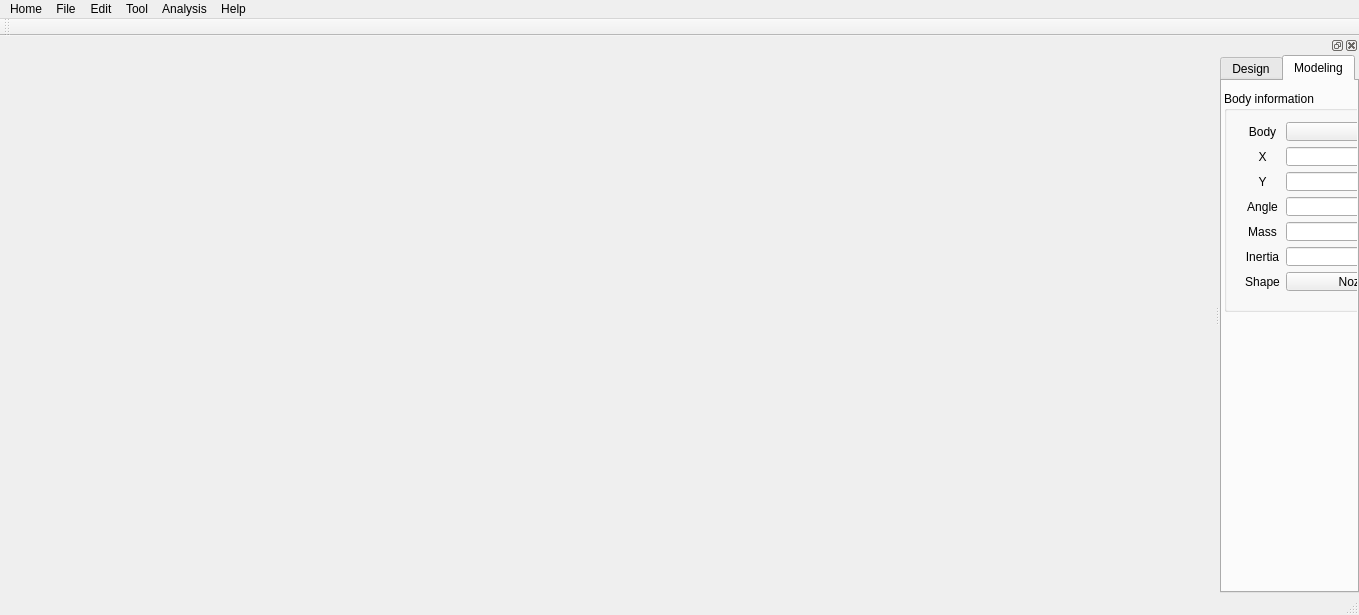
<?xml version="1.0" encoding="UTF-8"?>
<ui version="4.0">
 <class>DMotionClass</class>
 <widget class="QMainWindow" name="DMotionClass">
  <property name="geometry">
   <rect>
    <x>0</x>
    <y>0</y>
    <width>1359</width>
    <height>615</height>
   </rect>
  </property>
  <property name="windowTitle">
   <string>DMotion</string>
  </property>
  <widget class="QWidget" name="centralWidget"/>
  <widget class="QMenuBar" name="menuBar">
   <property name="geometry">
    <rect>
     <x>0</x>
     <y>0</y>
     <width>1359</width>
     <height>21</height>
    </rect>
   </property>
   <widget class="QMenu" name="menuHome">
    <property name="title">
     <string>Home</string>
    </property>
    <addaction name="actionAbout_DMotion"/>
    <addaction name="actionExit"/>
   </widget>
   <widget class="QMenu" name="menuFile">
    <property name="title">
     <string>File</string>
    </property>
    <addaction name="File_New"/>
    <addaction name="File_Open"/>
    <addaction name="File_Save"/>
    <addaction name="separator"/>
    <addaction name="File_Import"/>
   </widget>
   <widget class="QMenu" name="menuEdit">
    <property name="title">
     <string>Edit</string>
    </property>
    <addaction name="Edit_VelocityProfile"/>
   </widget>
   <widget class="QMenu" name="menuHelp">
    <property name="title">
     <string>Help</string>
    </property>
   </widget>
   <widget class="QMenu" name="menuAnalysis">
    <property name="title">
     <string>Analysis</string>
    </property>
    <addaction name="Analysis_dynamic"/>
   </widget>
   <widget class="QMenu" name="menuTool">
    <property name="title">
     <string>Tool</string>
    </property>
    <addaction name="Tool_Graph"/>
    <addaction name="actionResult_table"/>
   </widget>
   <addaction name="menuHome"/>
   <addaction name="menuFile"/>
   <addaction name="menuEdit"/>
   <addaction name="menuTool"/>
   <addaction name="menuAnalysis"/>
   <addaction name="menuHelp"/>
  </widget>
  <widget class="QToolBar" name="mainToolBar">
   <attribute name="toolBarArea">
    <enum>TopToolBarArea</enum>
   </attribute>
   <attribute name="toolBarBreak">
    <bool>false</bool>
   </attribute>
  </widget>
  <widget class="QStatusBar" name="statusBar"/>
  <widget class="QDockWidget" name="DW_Modeling">
   <property name="allowedAreas">
    <set>Qt::RightDockWidgetArea</set>
   </property>
   <attribute name="dockWidgetArea">
    <number>2</number>
   </attribute>
   <widget class="QWidget" name="dockWidgetContents">
    <layout class="QGridLayout" name="gridLayout">
     <property name="leftMargin">
      <number>0</number>
     </property>
     <property name="topMargin">
      <number>0</number>
     </property>
     <property name="rightMargin">
      <number>0</number>
     </property>
     <property name="bottomMargin">
      <number>0</number>
     </property>
     <property name="spacing">
      <number>0</number>
     </property>
     <item row="0" column="0">
      <widget class="QTabWidget" name="TAB_MODELING">
       <property name="currentIndex">
        <number>1</number>
       </property>
       <widget class="QWidget" name="DesignTab">
        <attribute name="title">
         <string>Design</string>
        </attribute>
        <widget class="QFrame" name="DesignTabFrame">
         <property name="geometry">
          <rect>
           <x>-1</x>
           <y>10</y>
           <width>489</width>
           <height>531</height>
          </rect>
         </property>
         <property name="frameShape">
          <enum>QFrame::NoFrame</enum>
         </property>
         <property name="frameShadow">
          <enum>QFrame::Raised</enum>
         </property>
         <property name="lineWidth">
          <number>0</number>
         </property>
         <widget class="QGroupBox" name="GB_DESIGN_VARIABLE">
          <property name="geometry">
           <rect>
            <x>2</x>
            <y>80</y>
            <width>480</width>
            <height>281</height>
           </rect>
          </property>
          <property name="title">
           <string>Design variable</string>
          </property>
          <widget class="QWidget" name="layoutWidget">
           <property name="geometry">
            <rect>
             <x>110</x>
             <y>21</y>
             <width>361</width>
             <height>16</height>
            </rect>
           </property>
           <layout class="QHBoxLayout" name="horizontalLayout">
            <item>
             <widget class="QLabel" name="L_LOWER">
              <property name="text">
               <string>Lower</string>
              </property>
              <property name="alignment">
               <set>Qt::AlignCenter</set>
              </property>
             </widget>
            </item>
            <item>
             <widget class="QLabel" name="L_Step">
              <property name="text">
               <string>Step</string>
              </property>
              <property name="alignment">
               <set>Qt::AlignCenter</set>
              </property>
             </widget>
            </item>
            <item>
             <widget class="QLabel" name="L_Upper">
              <property name="text">
               <string>Upper</string>
              </property>
              <property name="alignment">
               <set>Qt::AlignCenter</set>
              </property>
             </widget>
            </item>
           </layout>
          </widget>
          <widget class="QWidget" name="layoutWidget_2">
           <property name="geometry">
            <rect>
             <x>10</x>
             <y>45</y>
             <width>461</width>
             <height>230</height>
            </rect>
           </property>
           <layout class="QGridLayout" name="gridLayout_2">
            <item row="0" column="0">
             <widget class="QCheckBox" name="CB_HEADLINK_X">
              <property name="text">
               <string/>
              </property>
              <property name="checked">
               <bool>true</bool>
              </property>
             </widget>
            </item>
            <item row="0" column="1">
             <widget class="QLabel" name="L_HEADLINK_X">
              <property name="text">
               <string>NozzleLink(x)</string>
              </property>
             </widget>
            </item>
            <item row="0" column="2">
             <widget class="QLineEdit" name="LE_HEADLINK_LOWER_X"/>
            </item>
            <item row="0" column="3">
             <widget class="QLineEdit" name="LE_HEADLINK_STEP_X"/>
            </item>
            <item row="0" column="4">
             <widget class="QLineEdit" name="LE_HEADLINK_UPPER_X"/>
            </item>
            <item row="1" column="0">
             <widget class="QCheckBox" name="CB_HEADLINK_Y">
              <property name="text">
               <string/>
              </property>
              <property name="checked">
               <bool>true</bool>
              </property>
             </widget>
            </item>
            <item row="1" column="1">
             <widget class="QLabel" name="L_HEADLINKCAM_Y">
              <property name="text">
               <string>NozzleLink(y)</string>
              </property>
             </widget>
            </item>
            <item row="1" column="2">
             <widget class="QLineEdit" name="LE_HEADLINK_LOWER_Y"/>
            </item>
            <item row="1" column="3">
             <widget class="QLineEdit" name="LE_HEADLINK_STEP_Y"/>
            </item>
            <item row="1" column="4">
             <widget class="QLineEdit" name="LE_HEADLINK_UPPER_Y"/>
            </item>
            <item row="2" column="0">
             <widget class="QCheckBox" name="CB_LINKCAM_X">
              <property name="text">
               <string/>
              </property>
              <property name="checked">
               <bool>true</bool>
              </property>
             </widget>
            </item>
            <item row="2" column="1">
             <widget class="QLabel" name="L_LINKCAM_X">
              <property name="text">
               <string>LinkCam(x)</string>
              </property>
             </widget>
            </item>
            <item row="2" column="2">
             <widget class="QLineEdit" name="LE_LINKCAM_LOWER_X"/>
            </item>
            <item row="2" column="3">
             <widget class="QLineEdit" name="LE_LINKCAM_STEP_X"/>
            </item>
            <item row="2" column="4">
             <widget class="QLineEdit" name="LE_LINKCAM_UPPER_X"/>
            </item>
            <item row="3" column="0">
             <widget class="QCheckBox" name="CB_LINKCAM_Y">
              <property name="text">
               <string/>
              </property>
              <property name="checked">
               <bool>true</bool>
              </property>
             </widget>
            </item>
            <item row="3" column="1">
             <widget class="QLabel" name="L_LINKCAM_Y">
              <property name="text">
               <string>LinkCam(y)</string>
              </property>
             </widget>
            </item>
            <item row="3" column="2">
             <widget class="QLineEdit" name="LE_LINKCAM_LOWER_Y"/>
            </item>
            <item row="3" column="3">
             <widget class="QLineEdit" name="LE_LINKCAM_STEP_Y"/>
            </item>
            <item row="3" column="4">
             <widget class="QLineEdit" name="LE_LINKCAM_UPPER_Y"/>
            </item>
            <item row="4" column="0">
             <widget class="QCheckBox" name="CB_CAMRC_X">
              <property name="text">
               <string/>
              </property>
              <property name="checked">
               <bool>true</bool>
              </property>
             </widget>
            </item>
            <item row="4" column="1">
             <widget class="QLabel" name="L_CAMRC_X">
              <property name="text">
               <string>CamGround(x)</string>
              </property>
             </widget>
            </item>
            <item row="4" column="2">
             <widget class="QLineEdit" name="LE_CAMRC_LOWER_X"/>
            </item>
            <item row="4" column="3">
             <widget class="QLineEdit" name="LE_CAMRC_STEP_X"/>
            </item>
            <item row="4" column="4">
             <widget class="QLineEdit" name="LE_CAMRC_UPPER_X"/>
            </item>
            <item row="5" column="0">
             <widget class="QCheckBox" name="CB_CAMRC_Y">
              <property name="text">
               <string/>
              </property>
              <property name="checked">
               <bool>true</bool>
              </property>
             </widget>
            </item>
            <item row="5" column="1">
             <widget class="QLabel" name="L_CAMRC_Y">
              <property name="text">
               <string>CamGround(y)</string>
              </property>
             </widget>
            </item>
            <item row="5" column="2">
             <widget class="QLineEdit" name="LE_CAMRC_LOWER_Y"/>
            </item>
            <item row="5" column="3">
             <widget class="QLineEdit" name="LE_CAMRC_STEP_Y"/>
            </item>
            <item row="5" column="4">
             <widget class="QLineEdit" name="LE_CAMRC_UPPER_Y"/>
            </item>
            <item row="6" column="0">
             <widget class="QCheckBox" name="CB_CAMPV_X">
              <property name="text">
               <string/>
              </property>
              <property name="checked">
               <bool>true</bool>
              </property>
             </widget>
            </item>
            <item row="6" column="1">
             <widget class="QLabel" name="L_CAMPV_X">
              <property name="text">
               <string>CamArc(x)</string>
              </property>
             </widget>
            </item>
            <item row="6" column="2">
             <widget class="QLineEdit" name="LE_CAMPV_LOWER_X"/>
            </item>
            <item row="6" column="3">
             <widget class="QLineEdit" name="LE_CAMPV_STEP_X"/>
            </item>
            <item row="6" column="4">
             <widget class="QLineEdit" name="LE_CAMPV_UPPER_X"/>
            </item>
            <item row="7" column="0">
             <widget class="QCheckBox" name="CB_CAMPV_Y">
              <property name="text">
               <string/>
              </property>
              <property name="checked">
               <bool>true</bool>
              </property>
             </widget>
            </item>
            <item row="7" column="1">
             <widget class="QLabel" name="L_CAMPV_Y">
              <property name="text">
               <string>CamArc(y)</string>
              </property>
             </widget>
            </item>
            <item row="7" column="2">
             <widget class="QLineEdit" name="LE_CAMPV_LOWER_Y"/>
            </item>
            <item row="7" column="3">
             <widget class="QLineEdit" name="LE_CAMPV_STEP_Y"/>
            </item>
            <item row="7" column="4">
             <widget class="QLineEdit" name="LE_CAMPV_UPPER_Y"/>
            </item>
            <item row="8" column="0">
             <widget class="QCheckBox" name="CB_CAMANGLE">
              <property name="text">
               <string/>
              </property>
              <property name="checked">
               <bool>true</bool>
              </property>
             </widget>
            </item>
            <item row="8" column="1">
             <widget class="QLabel" name="L_CAMANGLE">
              <property name="text">
               <string>Cam angle</string>
              </property>
             </widget>
            </item>
            <item row="8" column="2">
             <widget class="QLineEdit" name="LE_CAM_ANGLE_Lower"/>
            </item>
            <item row="8" column="4">
             <widget class="QLineEdit" name="LE_CAM_ANGLE_Upper"/>
            </item>
           </layout>
          </widget>
         </widget>
         <widget class="QGroupBox" name="groupBox_5">
          <property name="geometry">
           <rect>
            <x>2</x>
            <y>0</y>
            <width>481</width>
            <height>71</height>
           </rect>
          </property>
          <property name="title">
           <string>Optimum condition</string>
          </property>
          <widget class="QPushButton" name="PB_SelectParameters">
           <property name="geometry">
            <rect>
             <x>400</x>
             <y>20</y>
             <width>75</width>
             <height>41</height>
            </rect>
           </property>
           <property name="text">
            <string>Select
 parameters</string>
           </property>
          </widget>
          <widget class="QWidget" name="layoutWidget_5">
           <property name="geometry">
            <rect>
             <x>10</x>
             <y>20</y>
             <width>384</width>
             <height>41</height>
            </rect>
           </property>
           <layout class="QVBoxLayout" name="verticalLayout">
            <item>
             <widget class="QRadioButton" name="RB_OnlyOne">
              <property name="text">
               <string>Select only one</string>
              </property>
              <property name="checked">
               <bool>true</bool>
              </property>
             </widget>
            </item>
            <item>
             <widget class="QRadioButton" name="RB_SmallerThanFirst">
              <property name="text">
               <string>Select smaller case than first</string>
              </property>
             </widget>
            </item>
           </layout>
          </widget>
         </widget>
        </widget>
       </widget>
       <widget class="QWidget" name="tab_2">
        <attribute name="title">
         <string>Modeling</string>
        </attribute>
        <widget class="QGroupBox" name="GB_BodyInformation">
         <property name="geometry">
          <rect>
           <x>2</x>
           <y>10</y>
           <width>261</width>
           <height>221</height>
          </rect>
         </property>
         <property name="title">
          <string>Body information</string>
         </property>
         <widget class="QWidget" name="">
          <property name="geometry">
           <rect>
            <x>10</x>
            <y>20</y>
            <width>241</width>
            <height>191</height>
           </rect>
          </property>
          <layout class="QGridLayout" name="gridLayout_3">
           <item row="0" column="0">
            <widget class="QLabel" name="L_Body">
             <property name="text">
              <string>Body</string>
             </property>
             <property name="alignment">
              <set>Qt::AlignCenter</set>
             </property>
            </widget>
           </item>
           <item row="0" column="1">
            <widget class="QComboBox" name="CB_Body"/>
           </item>
           <item row="1" column="0">
            <widget class="QLabel" name="L_X">
             <property name="text">
              <string>X</string>
             </property>
             <property name="alignment">
              <set>Qt::AlignCenter</set>
             </property>
            </widget>
           </item>
           <item row="1" column="1">
            <widget class="QLineEdit" name="LE_X"/>
           </item>
           <item row="2" column="0">
            <widget class="QLabel" name="L_Y">
             <property name="text">
              <string>Y</string>
             </property>
             <property name="alignment">
              <set>Qt::AlignCenter</set>
             </property>
            </widget>
           </item>
           <item row="2" column="1">
            <widget class="QLineEdit" name="LE_Y"/>
           </item>
           <item row="3" column="0">
            <widget class="QLabel" name="L_Angle">
             <property name="text">
              <string>Angle</string>
             </property>
             <property name="alignment">
              <set>Qt::AlignCenter</set>
             </property>
            </widget>
           </item>
           <item row="3" column="1">
            <widget class="QLineEdit" name="LE_Angle"/>
           </item>
           <item row="4" column="0">
            <widget class="QLabel" name="L_Mass">
             <property name="text">
              <string>Mass</string>
             </property>
             <property name="alignment">
              <set>Qt::AlignCenter</set>
             </property>
            </widget>
           </item>
           <item row="4" column="1">
            <widget class="QLineEdit" name="LE_Mass"/>
           </item>
           <item row="5" column="0">
            <widget class="QLabel" name="L_Inertai">
             <property name="text">
              <string>Inertia</string>
             </property>
             <property name="alignment">
              <set>Qt::AlignCenter</set>
             </property>
            </widget>
           </item>
           <item row="5" column="1">
            <widget class="QLineEdit" name="LE_Inertia"/>
           </item>
           <item row="6" column="0">
            <widget class="QLabel" name="L_Shape">
             <property name="text">
              <string>Shape</string>
             </property>
             <property name="alignment">
              <set>Qt::AlignCenter</set>
             </property>
            </widget>
           </item>
           <item row="6" column="1">
            <widget class="QPushButton" name="PB_Shape">
             <property name="text">
              <string>Nozzle shpae</string>
             </property>
            </widget>
           </item>
          </layout>
         </widget>
        </widget>
        <widget class="QGroupBox" name="GB_HardPoint">
         <property name="geometry">
          <rect>
           <x>270</x>
           <y>10</y>
           <width>211</width>
           <height>104</height>
          </rect>
         </property>
         <property name="title">
          <string>Hard point information</string>
         </property>
         <widget class="QLabel" name="label">
          <property name="geometry">
           <rect>
            <x>10</x>
            <y>20</y>
            <width>56</width>
            <height>12</height>
           </rect>
          </property>
          <property name="text">
           <string/>
          </property>
         </widget>
         <widget class="QWidget" name="">
          <property name="geometry">
           <rect>
            <x>10</x>
            <y>20</y>
            <width>191</width>
            <height>74</height>
           </rect>
          </property>
          <layout class="QGridLayout" name="gridLayout_4">
           <item row="0" column="0">
            <widget class="QLabel" name="L_HardPoint">
             <property name="text">
              <string>Hard point</string>
             </property>
            </widget>
           </item>
           <item row="0" column="1">
            <widget class="QComboBox" name="CB_HardPoint"/>
           </item>
           <item row="1" column="0">
            <widget class="QLabel" name="L_HardPoint_X">
             <property name="text">
              <string>X</string>
             </property>
             <property name="alignment">
              <set>Qt::AlignCenter</set>
             </property>
            </widget>
           </item>
           <item row="1" column="1">
            <widget class="QLineEdit" name="LE_HardPoint_X"/>
           </item>
           <item row="2" column="0">
            <widget class="QLabel" name="L_HardPoint_Y">
             <property name="text">
              <string>Y</string>
             </property>
             <property name="alignment">
              <set>Qt::AlignCenter</set>
             </property>
            </widget>
           </item>
           <item row="2" column="1">
            <widget class="QLineEdit" name="LE_HardPoint_Y"/>
           </item>
          </layout>
         </widget>
        </widget>
        <widget class="QGroupBox" name="GB_DrivingCondition">
         <property name="geometry">
          <rect>
           <x>270</x>
           <y>120</y>
           <width>211</width>
           <height>111</height>
          </rect>
         </property>
         <property name="title">
          <string>Driving condition</string>
         </property>
         <widget class="QPushButton" name="PB_ImportNozzelVelocity">
          <property name="geometry">
           <rect>
            <x>140</x>
            <y>14</y>
            <width>61</width>
            <height>45</height>
           </rect>
          </property>
          <property name="font">
           <font>
            <family>Arial</family>
            <pointsize>12</pointsize>
           </font>
          </property>
          <property name="text">
           <string>Nozzel</string>
          </property>
         </widget>
         <widget class="QPushButton" name="PB_ImportArcVelocity">
          <property name="geometry">
           <rect>
            <x>140</x>
            <y>61</y>
            <width>61</width>
            <height>45</height>
           </rect>
          </property>
          <property name="font">
           <font>
            <family>Arial</family>
            <pointsize>12</pointsize>
           </font>
          </property>
          <property name="text">
           <string>Arc</string>
          </property>
         </widget>
         <widget class="QFrame" name="Nozzle_Graph_Frame">
          <property name="geometry">
           <rect>
            <x>10</x>
            <y>15</y>
            <width>120</width>
            <height>45</height>
           </rect>
          </property>
          <property name="frameShape">
           <enum>QFrame::StyledPanel</enum>
          </property>
          <property name="frameShadow">
           <enum>QFrame::Raised</enum>
          </property>
         </widget>
         <widget class="QFrame" name="Arc_Graph_Frame">
          <property name="geometry">
           <rect>
            <x>10</x>
            <y>61</y>
            <width>120</width>
            <height>45</height>
           </rect>
          </property>
          <property name="frameShape">
           <enum>QFrame::StyledPanel</enum>
          </property>
          <property name="frameShadow">
           <enum>QFrame::Raised</enum>
          </property>
         </widget>
        </widget>
       </widget>
      </widget>
     </item>
    </layout>
   </widget>
  </widget>
  <action name="Edit_VelocityProfile">
   <property name="text">
    <string>Velocity profile</string>
   </property>
  </action>
  <action name="File_New">
   <property name="text">
    <string>New</string>
   </property>
  </action>
  <action name="File_Open">
   <property name="text">
    <string>Open</string>
   </property>
  </action>
  <action name="File_Save">
   <property name="text">
    <string>Save</string>
   </property>
  </action>
  <action name="actionAbout_DMotion">
   <property name="text">
    <string>About DMotion</string>
   </property>
  </action>
  <action name="actionExit">
   <property name="text">
    <string>Exit</string>
   </property>
  </action>
  <action name="File_Import_STEP">
   <property name="text">
    <string>STEP</string>
   </property>
  </action>
  <action name="File_Import_IGES">
   <property name="text">
    <string>IGES</string>
   </property>
  </action>
  <action name="File_Import_2">
   <property name="text">
    <string>Import</string>
   </property>
  </action>
  <action name="File_Import">
   <property name="text">
    <string>Import</string>
   </property>
  </action>
  <action name="Analysis_dynamic">
   <property name="text">
    <string>Dynamic</string>
   </property>
  </action>
  <action name="Tool_Graph">
   <property name="text">
    <string>Graph</string>
   </property>
  </action>
  <action name="actionResult_table">
   <property name="text">
    <string>Result table</string>
   </property>
  </action>
 </widget>
 <layoutdefault spacing="6" margin="11"/>
 <resources>
  <include location="dmotion.qrc"/>
 </resources>
 <connections/>
</ui>
